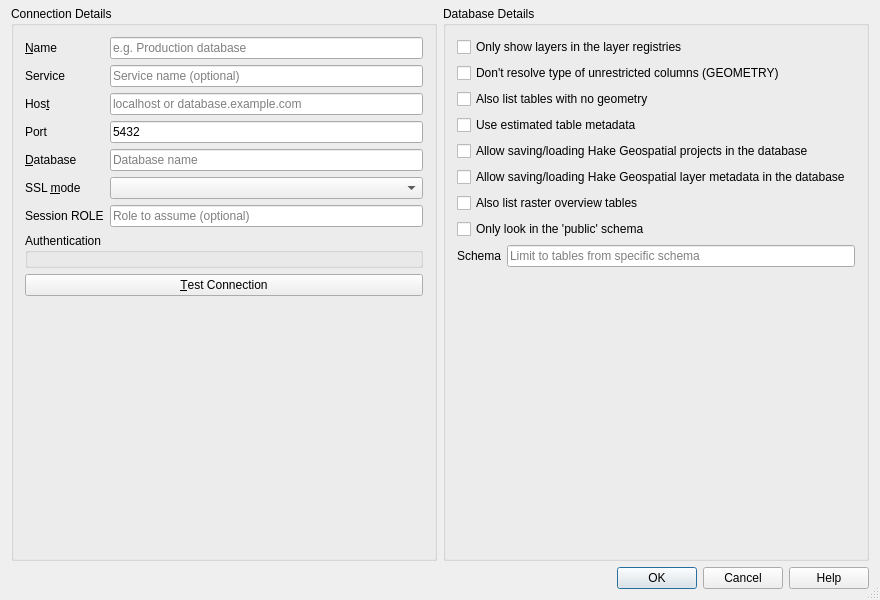
<?xml version="1.0" encoding="UTF-8"?>
<ui version="4.0">
 <class>QgsPgNewConnectionBase</class>
 <widget class="QDialog" name="QgsPgNewConnectionBase">
  <property name="geometry">
   <rect>
    <x>0</x>
    <y>0</y>
    <width>880</width>
    <height>600</height>
   </rect>
  </property>
  <property name="sizePolicy">
   <sizepolicy hsizetype="MinimumExpanding" vsizetype="MinimumExpanding">
    <horstretch>0</horstretch>
    <verstretch>0</verstretch>
   </sizepolicy>
  </property>
  <property name="windowTitle">
   <string>Create a New PostgreSQL Connection</string>
  </property>
  <property name="sizeGripEnabled">
   <bool>true</bool>
  </property>
  <property name="modal">
   <bool>true</bool>
  </property>
  <layout class="QGridLayout" name="gridLayout_3" columnstretch="1,0">
   <property name="topMargin">
    <number>0</number>
   </property>
   <item row="1" column="0" colspan="2">
    <widget class="QgsScrollArea" name="scrollArea">
     <property name="frameShape">
      <enum>QFrame::NoFrame</enum>
     </property>
     <property name="widgetResizable">
      <bool>true</bool>
     </property>
     <widget class="QWidget" name="scrollAreaWidgetContents">
      <property name="geometry">
       <rect>
        <x>0</x>
        <y>0</y>
        <width>936</width>
        <height>630</height>
       </rect>
      </property>
      <layout class="QHBoxLayout" name="horizontalLayout">
       <property name="leftMargin">
        <number>0</number>
       </property>
       <property name="topMargin">
        <number>0</number>
       </property>
       <property name="rightMargin">
        <number>0</number>
       </property>
       <property name="bottomMargin">
        <number>0</number>
       </property>
       <item>
        <widget class="QGroupBox" name="GroupBox1">
         <property name="title">
          <string>Connection Details</string>
         </property>
         <layout class="QVBoxLayout" name="verticalLayout">
          <item>
           <layout class="QGridLayout" name="gridLayout_2">
            <item row="0" column="1">
             <widget class="QLineEdit" name="txtName">
              <property name="toolTip">
               <string>Name of the new connection</string>
              </property>
              <property name="placeholderText">
               <string>e.g. Production database</string>
              </property>
             </widget>
            </item>
            <item row="1" column="1">
             <widget class="QLineEdit" name="txtService">
              <property name="placeholderText">
               <string>Service name (optional)</string>
              </property>
             </widget>
            </item>
            <item row="2" column="1">
             <widget class="QLineEdit" name="txtHost">
              <property name="placeholderText">
               <string>localhost or database.example.com</string>
              </property>
             </widget>
            </item>
            <item row="3" column="1">
             <widget class="QLineEdit" name="txtPort">
              <property name="text">
               <string>5432</string>
              </property>
             </widget>
            </item>
            <item row="4" column="1">
             <widget class="QLineEdit" name="txtDatabase">
              <property name="placeholderText">
               <string>Database name</string>
              </property>
             </widget>
            </item>
            <item row="4" column="0">
             <widget class="QLabel" name="TextLabel2">
              <property name="text">
               <string>&amp;Database</string>
              </property>
              <property name="buddy">
               <cstring>txtDatabase</cstring>
              </property>
             </widget>
            </item>
            <item row="0" column="0">
             <widget class="QLabel" name="TextLabel1_2">
              <property name="text">
               <string>&amp;Name</string>
              </property>
              <property name="buddy">
               <cstring>txtName</cstring>
              </property>
             </widget>
            </item>
            <item row="2" column="0">
             <widget class="QLabel" name="TextLabel1">
              <property name="text">
               <string>Hos&amp;t</string>
              </property>
              <property name="buddy">
               <cstring>txtHost</cstring>
              </property>
             </widget>
            </item>
            <item row="5" column="1">
             <widget class="QComboBox" name="cbxSSLmode"/>
            </item>
            <item row="1" column="0">
             <widget class="QLabel" name="label">
              <property name="text">
               <string>Service</string>
              </property>
              <property name="buddy">
               <cstring>txtService</cstring>
              </property>
             </widget>
            </item>
            <item row="3" column="0">
             <widget class="QLabel" name="TextLabel2_2">
              <property name="text">
               <string>Port</string>
              </property>
              <property name="buddy">
               <cstring>txtPort</cstring>
              </property>
             </widget>
            </item>
            <item row="5" column="0">
             <widget class="QLabel" name="TextLabel3_3">
              <property name="text">
               <string>SSL &amp;mode</string>
              </property>
              <property name="buddy">
               <cstring>cbxSSLmode</cstring>
              </property>
             </widget>
            </item>
            <item row="6" column="1">
             <widget class="QLineEdit" name="txtSessionRole">
              <property name="placeholderText">
               <string>Role to assume (optional)</string>
              </property>
             </widget>
            </item>
            <item row="6" column="0">
             <widget class="QLabel" name="label_2">
              <property name="text">
               <string>Session ROLE</string>
              </property>
             </widget>
            </item>
           </layout>
          </item>
          <item>
           <widget class="QGroupBox" name="mAuthGroupBox">
            <property name="title">
             <string>Authentication</string>
            </property>
            <layout class="QGridLayout" name="gridLayout">
             <property name="leftMargin">
              <number>6</number>
             </property>
             <property name="topMargin">
              <number>6</number>
             </property>
             <property name="rightMargin">
              <number>6</number>
             </property>
             <property name="bottomMargin">
              <number>6</number>
             </property>
             <item row="0" column="0">
              <widget class="QgsAuthSettingsWidget" name="mAuthSettings" native="true">
               <property name="focusPolicy">
                <enum>Qt::StrongFocus</enum>
               </property>
              </widget>
             </item>
            </layout>
           </widget>
          </item>
          <item>
           <widget class="QPushButton" name="btnConnect">
            <property name="text">
             <string>&amp;Test Connection</string>
            </property>
           </widget>
          </item>
          <item>
           <spacer name="verticalSpacer">
            <property name="orientation">
             <enum>Qt::Vertical</enum>
            </property>
            <property name="sizeHint" stdset="0">
             <size>
              <width>20</width>
              <height>0</height>
             </size>
            </property>
           </spacer>
          </item>
         </layout>
        </widget>
       </item>
       <item>
        <widget class="QGroupBox" name="groupBox">
         <property name="sizePolicy">
          <sizepolicy hsizetype="Preferred" vsizetype="MinimumExpanding">
           <horstretch>0</horstretch>
           <verstretch>0</verstretch>
          </sizepolicy>
         </property>
         <property name="title">
          <string>Database Details</string>
         </property>
         <layout class="QGridLayout" name="gridLayout_4">
          <item row="3" column="0" colspan="2">
           <widget class="QCheckBox" name="cb_allowGeometrylessTables">
            <property name="text">
             <string>Also list tables with no geometry</string>
            </property>
            <property name="checked">
             <bool>false</bool>
            </property>
           </widget>
          </item>
          <item row="5" column="0" colspan="2">
           <widget class="QCheckBox" name="cb_projectsInDatabase">
            <property name="text">
             <string>Allow saving/loading Hake Geospatial projects in the database</string>
            </property>
           </widget>
          </item>
          <item row="0" column="0" colspan="2">
           <widget class="QCheckBox" name="cb_geometryColumnsOnly">
            <property name="toolTip">
             <string>Restricts the displayed tables to those that are found in the layer registries (geometry_columns, geography_columns, topology.layer). This can speed up the initial display of spatial tables.</string>
            </property>
            <property name="text">
             <string>Only show layers in the layer registries</string>
            </property>
           </widget>
          </item>
          <item row="1" column="0" colspan="2">
           <widget class="QCheckBox" name="cb_dontResolveType">
            <property name="text">
             <string>Don't resolve type of unrestricted columns (GEOMETRY)</string>
            </property>
           </widget>
          </item>
          <item row="10" column="1">
           <spacer name="verticalSpacer_2">
            <property name="orientation">
             <enum>Qt::Vertical</enum>
            </property>
            <property name="sizeHint" stdset="0">
             <size>
              <width>20</width>
              <height>40</height>
             </size>
            </property>
           </spacer>
          </item>
          <item row="6" column="0" colspan="2">
           <widget class="QCheckBox" name="cb_metadataInDatabase">
            <property name="text">
             <string>Allow saving/loading Hake Geospatial layer metadata in the database</string>
            </property>
           </widget>
          </item>
          <item row="9" column="0">
           <widget class="QLabel" name="TextLabel3_5">
            <property name="sizePolicy">
             <sizepolicy hsizetype="Preferred" vsizetype="Fixed">
              <horstretch>0</horstretch>
              <verstretch>0</verstretch>
             </sizepolicy>
            </property>
            <property name="text">
             <string>Schema</string>
            </property>
           </widget>
          </item>
          <item row="9" column="1">
           <widget class="QgsFilterLineEdit" name="txtSchema">
            <property name="toolTip">
             <string>If specified, only tables from the matching schema will be fetched and listed for the provider</string>
            </property>
            <property name="echoMode">
             <enum>QLineEdit::Normal</enum>
            </property>
            <property name="placeholderText">
             <string>Limit to tables from specific schema</string>
            </property>
           </widget>
          </item>
          <item row="7" column="0" colspan="2">
           <widget class="QCheckBox" name="cb_allowRasterOverviewTables">
            <property name="text">
             <string>Also list raster overview tables</string>
            </property>
           </widget>
          </item>
          <item row="4" column="0" colspan="2">
           <widget class="QCheckBox" name="cb_useEstimatedMetadata">
            <property name="toolTip">
             <string>&lt;html&gt;
&lt;body&gt;
&lt;p&gt;&lt;b&gt;Use estimated table statistics for the layer metadata.&lt;/b&gt;&lt;/p&gt;
&lt;p&gt;When the layer is setup various metadata is required for the PostGIS table. This includes information such as the table row count, geometry type and spatial extents of the data in the geometry column. If the table contains a large number of rows determining this metadata is time consuming.&lt;/p&gt;
&lt;p&gt;By activating this option the following fast table metadata operations are done:&lt;/p&gt;
&lt;p&gt;1) Row count is determined from results of running the PostgreSQL Analyze function on the table.&lt;/p&gt;
&lt;p&gt;2) Table extents are always determined with the estimated_extent PostGIS function even if a layer filter is applied.&lt;/p&gt;
&lt;p&gt;3) If the table geometry type is unknown and is not exclusively taken from the geometry_columns table, then it is determined from the first 100 non-null geometry rows in the table.&lt;/p&gt;
&lt;/body&gt;
&lt;/html&gt;</string>
            </property>
            <property name="text">
             <string>Use estimated table metadata</string>
            </property>
           </widget>
          </item>
          <item row="8" column="0" colspan="2">
           <widget class="QCheckBox" name="cb_publicSchemaOnly">
            <property name="toolTip">
             <string>When searching for spatial tables that are not in the geometry_columns tables, restrict the search to tables that are in the public schema (for some databases this can save lots of time)</string>
            </property>
            <property name="text">
             <string>Only look in the 'public' schema</string>
            </property>
           </widget>
          </item>
         </layout>
        </widget>
       </item>
      </layout>
     </widget>
    </widget>
   </item>
   <item row="2" column="0" colspan="2">
    <widget class="QDialogButtonBox" name="buttonBox">
     <property name="standardButtons">
      <set>QDialogButtonBox::Cancel|QDialogButtonBox::Help|QDialogButtonBox::Ok</set>
     </property>
    </widget>
   </item>
   <item row="0" column="0" colspan="2">
    <widget class="QgsMessageBar" name="bar" native="true"/>
   </item>
  </layout>
 </widget>
 <layoutdefault spacing="6" margin="11"/>
 <customwidgets>
  <customwidget>
   <class>QgsAuthSettingsWidget</class>
   <extends>QWidget</extends>
   <header>qgsauthsettingswidget.h</header>
   <container>1</container>
  </customwidget>
  <customwidget>
   <class>QgsScrollArea</class>
   <extends>QScrollArea</extends>
   <header>qgsscrollarea.h</header>
   <container>1</container>
  </customwidget>
  <customwidget>
   <class>QgsMessageBar</class>
   <extends>QWidget</extends>
   <header>qgsmessagebar.h</header>
   <container>1</container>
  </customwidget>
  <customwidget>
   <class>QgsFilterLineEdit</class>
   <extends>QLineEdit</extends>
   <header>qgsfilterlineedit.h</header>
  </customwidget>
 </customwidgets>
 <tabstops>
  <tabstop>txtName</tabstop>
  <tabstop>txtService</tabstop>
  <tabstop>txtHost</tabstop>
  <tabstop>txtPort</tabstop>
  <tabstop>txtDatabase</tabstop>
  <tabstop>cbxSSLmode</tabstop>
  <tabstop>txtSessionRole</tabstop>
  <tabstop>mAuthSettings</tabstop>
  <tabstop>btnConnect</tabstop>
  <tabstop>cb_geometryColumnsOnly</tabstop>
  <tabstop>cb_dontResolveType</tabstop>
  <tabstop>cb_allowGeometrylessTables</tabstop>
  <tabstop>cb_useEstimatedMetadata</tabstop>
  <tabstop>cb_projectsInDatabase</tabstop>
  <tabstop>cb_metadataInDatabase</tabstop>
  <tabstop>cb_allowRasterOverviewTables</tabstop>
  <tabstop>cb_publicSchemaOnly</tabstop>
  <tabstop>txtSchema</tabstop>
 </tabstops>
 <resources/>
 <connections>
  <connection>
   <sender>buttonBox</sender>
   <signal>rejected()</signal>
   <receiver>QgsPgNewConnectionBase</receiver>
   <slot>reject()</slot>
   <hints>
    <hint type="sourcelabel">
     <x>313</x>
     <y>501</y>
    </hint>
    <hint type="destinationlabel">
     <x>451</x>
     <y>312</y>
    </hint>
   </hints>
  </connection>
  <connection>
   <sender>buttonBox</sender>
   <signal>accepted()</signal>
   <receiver>QgsPgNewConnectionBase</receiver>
   <slot>accept()</slot>
   <hints>
    <hint type="sourcelabel">
     <x>395</x>
     <y>501</y>
    </hint>
    <hint type="destinationlabel">
     <x>450</x>
     <y>287</y>
    </hint>
   </hints>
  </connection>
 </connections>
</ui>
